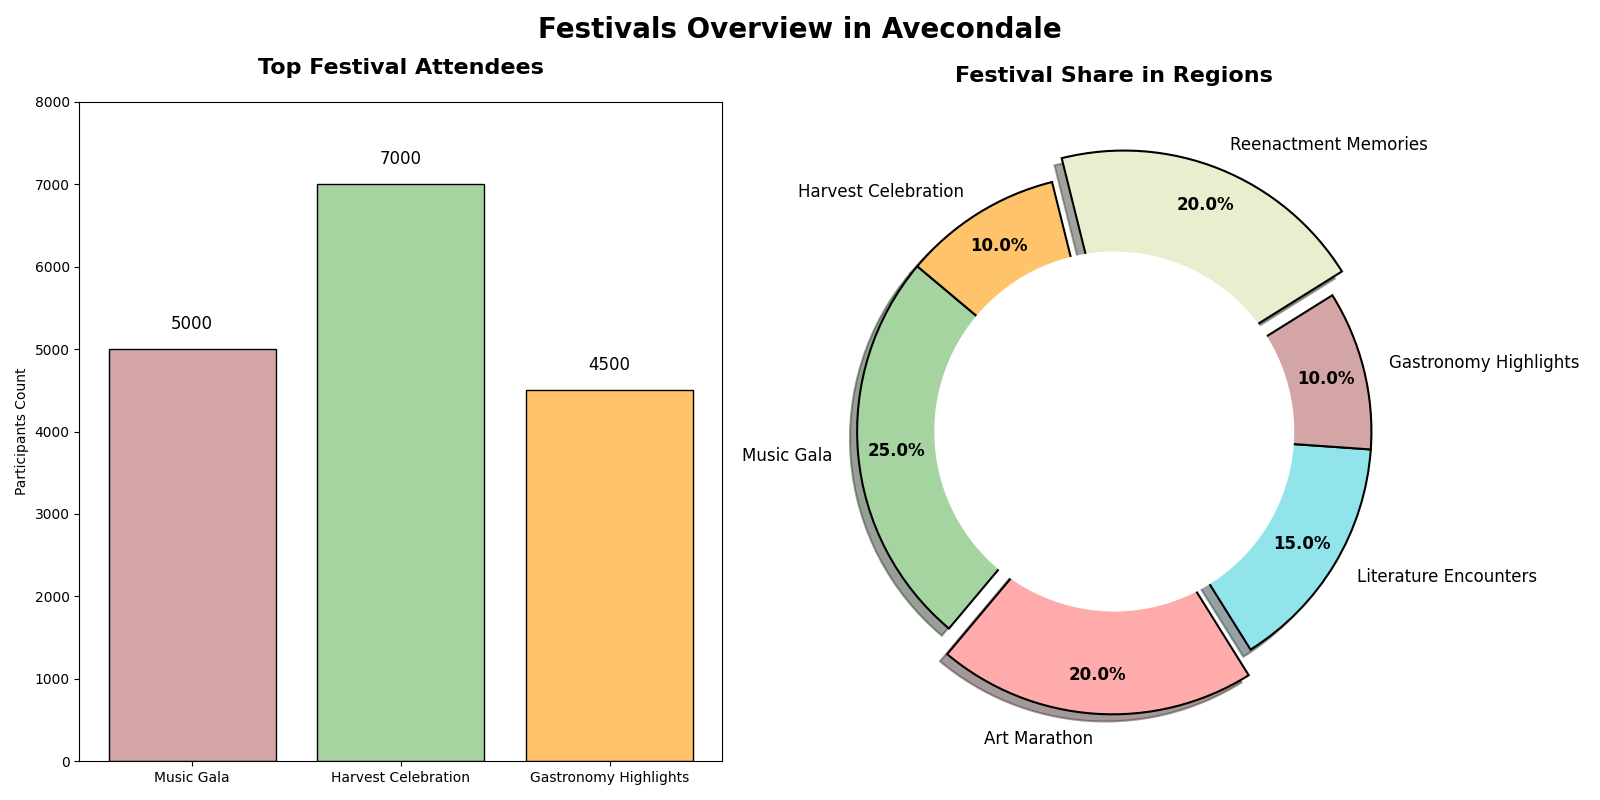

This figure's Python source:
import matplotlib.pyplot as plt
import numpy as np

festival_labels = ['Music Gala', 'Art Marathon', 'Literature Encounters', 'Gastronomy Highlights', 'Reenactment Memories', 'Harvest Celebration']
festival_distribution = [25, 20, 15, 10, 20, 10]
festival_colors = ['#A5D4A0', '#FFABAB', '#92E4EB', '#D4A5A5', '#E7EFCF', '#FFC36C']
explode = (0, 0.1, 0, 0, 0.1, 0)

festival_names = ['Music Gala', 'Harvest Celebration', 'Gastronomy Highlights']
bar_colors = ['#D4A5A5', '#A5D4A0', '#FFC36C']
participants = [5000, 7000, 4500]

fig, ax = plt.subplots(1, 2, figsize=(16, 8))

bars = ax[0].bar(festival_names, participants, color=bar_colors, edgecolor='black')
for bar in bars:
    yval = bar.get_height()
    ax[0].text(bar.get_x() + bar.get_width()/2, yval + 200, int(yval), ha='center', va='bottom', fontsize=12)

ax[0].set_title("Top Festival Attendees", fontsize=16, fontweight='bold', pad=20)
ax[0].set_ylabel("Participants Count")
ax[0].set_ylim(0, 8000)

wedges, texts, autotexts = ax[1].pie(
    festival_distribution, 
    labels=festival_labels, 
    colors=festival_colors, 
    explode=explode, 
    autopct='%1.1f%%', 
    startangle=140, 
    pctdistance=0.85, 
    wedgeprops=dict(edgecolor='black', linewidth=1.5),
    shadow=True
)
plt.setp(autotexts, size=12, weight="bold", color='black')
plt.setp(texts, size=12)

centre_circle = plt.Circle((0, 0), 0.70, fc='white')
fig.gca().add_artist(centre_circle)

ax[1].set_title("Festival Share in Regions", fontsize=16, fontweight='bold', pad=20)

fig.suptitle("Festivals Overview in Avecondale", fontsize=20, fontweight='bold',)

plt.tight_layout()
plt.show()
